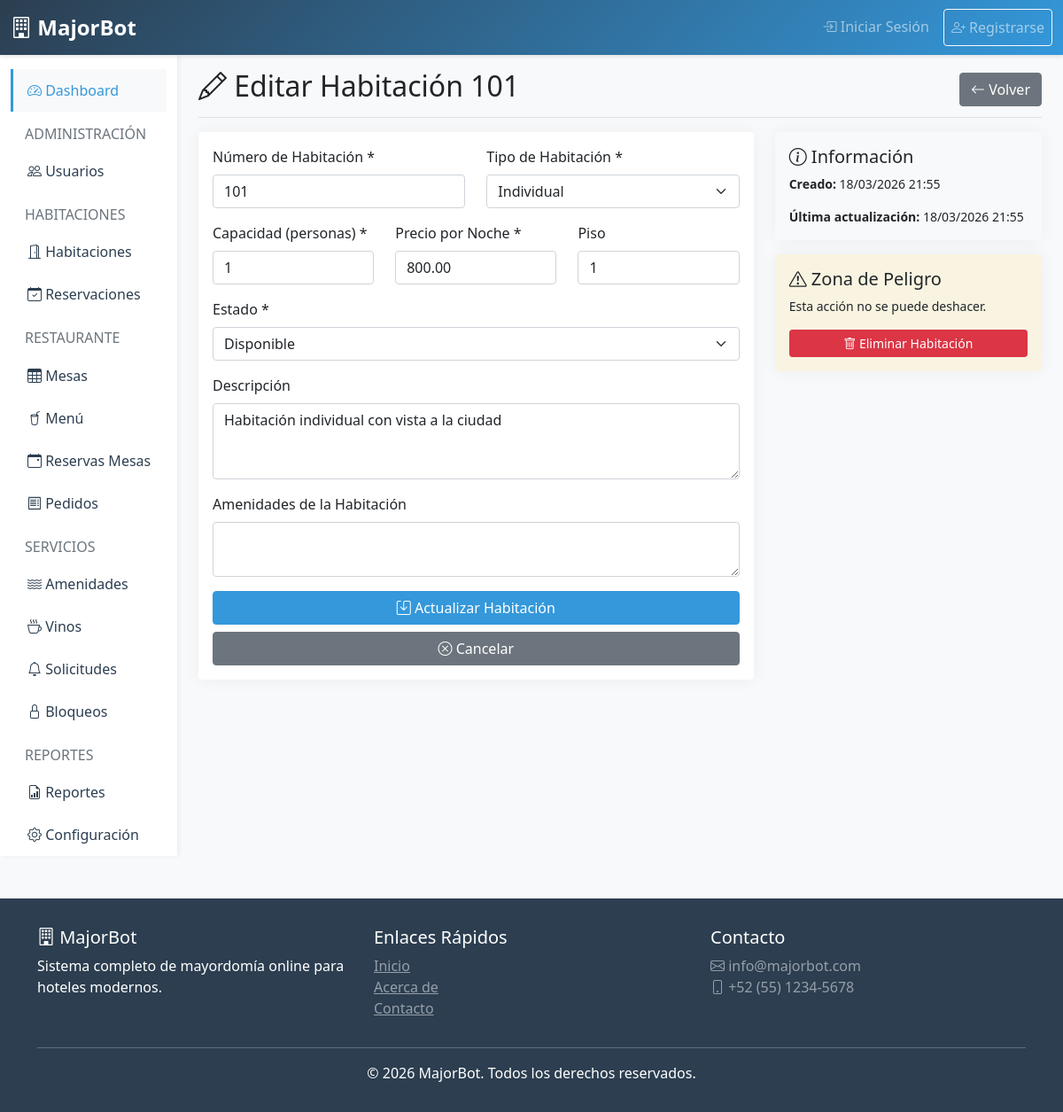
Page /rooms/edit/1 (signed in) on the committed database.
### tables this page shows
CREATE TABLE IF NOT EXISTS rooms (
    id INT AUTO_INCREMENT PRIMARY KEY,
    hotel_id INT NOT NULL,
    room_number VARCHAR(50) NOT NULL,
    room_type ENUM('single', 'double', 'suite', 'deluxe', 'presidential') NOT NULL,
    capacity INT DEFAULT 2,
    price_per_night DECIMAL(10,2) NOT NULL,
    floor INT,
    description TEXT,
    amenities TEXT,
    status ENUM('available', 'occupied', 'maintenance', 'blocked') DEFAULT 'available',
    images TEXT,
    is_active TINYINT(1) DEFAULT 1,
    created_at TIMESTAMP DEFAULT CURRENT_TIMESTAMP,
    updated_at TIMESTAMP DEFAULT CURRENT_TIMESTAMP ON UPDATE CURRENT_TIMESTAMP,
    FOREIGN KEY (hotel_id) REFERENCES hotels(id) ON DELETE CASCADE,
    UNIQUE KEY unique_room (hotel_id, room_number)
);

### app/controllers/RoomsController.php (called while the page is built, shortened)
<?php
class RoomsController extends Controller {
    private $roomModel;
    public function __construct() {
        $this->roomModel = $this->loadModel('Room');
    }
    public function edit($id) {
        $room = $this->roomModel->getById($id);
        $data = [
            'title' => 'Editar HabitaciÃ³n',
            'room' => $room,
            'role' => $_SESSION['role']
        ];
        $this->loadView('rooms/edit', $data);
    }
}

### core/Router.php (called while the page is built, shortened)
<?php
class Router {
    private $controller = DEFAULT_CONTROLLER;
    private $method = DEFAULT_METHOD;
    public function __construct() {
        $url = $this->parseUrl();
        if (isset($url[0]) && !empty($url[0])) {
            $controllerPath = __DIR__ . '/../app/controllers/' . ucfirst($url[0]) . 'Controller.php';
            if (file_exists($controllerPath)) {
                $this->controller = ucfirst($url[0]);
                unset($url[0]);
            }
        }
        $controllerFile = __DIR__ . '/../app/controllers/' . $this->controller . 'Controller.php';
        if (file_exists($controllerFile)) {
            $this->controller = new $controllerClass;
        } else {
            $this->show404();
            return;
        }
        if (isset($url[1]) && !empty($url[1])) {
            if (method_exists($this->controller, $url[1])) {
                $this->method = $url[1];
                unset($url[1]);
            }
        }
        $this->params = $url ? array_values($url) : [];
        call_user_func_array([$this->controller, $this->method], $this->params);
    }
    private function parseUrl() {
        if (isset($_GET['url'])) {
            return explode('/', filter_var(rtrim($_GET['url'], '/'), FILTER_SANITIZE_URL));
        }
        return [];
    }
}

### public/index.php (called while the page is built, shortened)
<?php
require_once __DIR__ . '/../core/Database.php';
require_once __DIR__ . '/../core/Model.php';
require_once __DIR__ . '/../core/Controller.php';
require_once __DIR__ . '/../core/Router.php';
new Router();

### core/Database.php (called while the page is built, shortened)
<?php
class Database {
    private static $instance = null;
    private $connection;
    private function __construct() {
        try {
            $dsn = "mysql:host=" . DB_HOST . ";dbname=" . DB_NAME . ";charset=" . DB_CHARSET;
            $options = [
                PDO::ATTR_ERRMODE => PDO::ERRMODE_EXCEPTION,
                PDO::ATTR_DEFAULT_FETCH_MODE => PDO::FETCH_ASSOC,
                PDO::ATTR_EMULATE_PREPARES => false,
            ];
            $this->connection = new PDO($dsn, DB_USER, DB_PASS, $options);
        } catch(PDOException $e) {
            die("Database connection failed: " . $e->getMessage());
        }
    }
    public static function getInstance() {
        if (self::$instance === null) {
            self::$instance = new self();
        }
        return self::$instance;
    }
    public function query($sql, $params = []) {
        try {
            $stmt = $this->connection->prepare($sql);
            $stmt->execute($params);
            return $stmt;
        } catch(PDOException $e) {
            error_log("Query error: " . $e->getMessage());
            return false;
        }
    }
    public function selectOne($sql, $params = []) {
        $stmt = $this->query($sql, $params);
        return $stmt ? $stmt->fetch() : null;
    }
}

### core/Model.php (called while the page is built, shortened)
<?php
class Model {
    protected $db;
    protected $table;
    public function __construct() {
        $this->db = Database::getInstance();
    }
    public function getById($id) {
        $sql = "SELECT * FROM {$this->table} WHERE id = ?";
        return $this->db->selectOne($sql, [$id]);
    }
}

### app/views/rooms/edit.php (the view, shortened to what this page needs)
<div class="d-flex justify-content-between flex-wrap flex-md-nowrap align-items-center pb-2 mb-3 border-bottom">
    <h1 class="h2"><i class="bi bi-pencil"></i> Editar Habitación <?php echo $room['room_number']; ?></h1>
    <a href="<?php echo BASE_URL; ?>/rooms" class="btn btn-secondary">
        <i class="bi bi-arrow-left"></i> Volver
    </a>
</div>
<div class="row">
    <div class="col-md-8">
        <div class="card">
            <div class="card-body">
                <form method="POST" action="<?php echo BASE_URL; ?>/rooms/edit/<?php echo $room['id']; ?>" class="needs-validation" novalidate>
                    <div class="row">
                        <div class="col-md-6 mb-3">
                            <label for="room_number" class="form-label">Número de Habitación *</label>
                            <input type="text" class="form-control" id="room_number" name="room_number"
                                   value="<?php echo $room['room_number']; ?>" required>
                        </div>
                        <div class="col-md-6 mb-3">
                            <label for="room_type" class="form-label">Tipo de Habitación *</label>
                            <select class="form-select" id="room_type" name="room_type" required>
                                <option value="single" <?php echo $room['room_type'] === 'single' ? 'selected' : ''; ?>>Individual</option>
                            </select>
                        </div>
                    </div>
                    <div class="row">
                        <div class="col-md-4 mb-3">
                            <label for="capacity" class="form-label">Capacidad (personas) *</label>
                            <input type="number" class="form-control" id="capacity" name="capacity"
                                   value="<?php echo $room['capacity']; ?>" min="1" required>
                        </div>
                        <div class="col-md-4 mb-3">
                            <label for="price_per_night" class="form-label">Precio por Noche *</label>
                            <input type="number" class="form-control" id="price_per_night" name="price_per_night"
                                   value="<?php echo $room['price_per_night']; ?>" step="0.01" min="0" required>
                        </div>
                        <div class="col-md-4 mb-3">
                            <label for="floor" class="form-label">Piso</label>
                            <input type="number" class="form-control" id="floor" name="floor"
                                   value="<?php echo $room['floor'] ?? ''; ?>" min="1">
                        </div>
                    </div>
                    <div class="mb-3">
                        <label for="status" class="form-label">Estado *</label>
                        <select class="form-select" id="status" name="status" required>
                            <option value="available" <?php echo $room['status'] === 'available' ? 'selected' : ''; ?>>Disponible</option>
                        </select>
                    </div>
                    <div class="mb-3">
                        <label for="description" class="form-label">Descripción</label>
                        <textarea class="form-control" id="description" name="description" rows="3"><?php echo $room['description'] ?? ''; ?></textarea>
                    </div>
                    <div class="mb-3">
                        <label for="amenities" class="form-label">Amenidades de la Habitación</label>
                        <textarea class="form-control" id="amenities" name="amenities" rows="2"><?php echo $room['amenities'] ?? ''; ?></textarea>
                    </div>
                    <div class="d-grid gap-2">
                        <button type="submit" class="btn btn-primary">
                            <i class="bi bi-save"></i> Actualizar Habitación
                        </button>
                        <a href="<?php echo BASE_URL; ?>/rooms" class="btn btn-secondary">
                            <i class="bi bi-x-circle"></i> Cancelar
                        </a>
                    </div>
                </form>
            </div>
        </div>
    </div>
    <div class="col-md-4">
        <div class="card bg-light">
            <div class="card-body">
                <h5 class="card-title"><i class="bi bi-info-circle"></i> Información</h5>
                <p class="card-text small">
                    <strong>Creado:</strong> <?php echo date('d/m/Y H:i', strtotime($room['created_at'])); ?>
                </p>
                <p class="card-text small">
                    <strong>Última actualización:</strong> <?php echo date('d/m/Y H:i', strtotime($room['updated_at'])); ?>
                </p>
            </div>
        </div>
        <div class="card bg-warning bg-opacity-10 mt-3">
            <div class="card-body">
                <h5 class="card-title"><i class="bi bi-exclamation-triangle"></i> Zona de Peligro</h5>
                <p class="card-text small">Esta acción no se puede deshacer.</p>
                <button type="button" class="btn btn-danger btn-sm w-100"
                        onclick="if(confirmDelete('¿Eliminar habitación <?php echo $room['room_number']; ?>?'))
                                 window.location='<?php echo BASE_URL; ?>/rooms/delete/<?php echo $room['id']; ?>'">
                    <i class="bi bi-trash"></i> Eliminar Habitación
                </button>
            </div>
        </div>
    </div>
</div>
            </div>
        </main>
    </div>
</div>

### app/views/layouts/header.php (style rules this page uses)
:root { --primary-color: #2c3e50; --secondary-color: #3498db; --success-color: #27ae60; --danger-color: #e74c3c; --warning-color: #f39c12; --info-color: #16a085; }
body { font-family: 'Segoe UI', Tahoma, Geneva, Verdana, sans-serif; background-color: #f8f9fa; }
.card { border: none; box-shadow: 0 0 20px rgba(0,0,0,.05); transition: transform 0.3s, box-shadow 0.3s; }
.btn-primary { background-color: var(--secondary-color); border-color: var(--secondary-color); }

### rows in the picture
rooms: room_number "101", room_type "Individual", capacity "1", price_per_night "800.00", floor "1", status "Disponible", description "Habitación individual con vista a la ciudad", created_at "18/03/2026 21:55", updated_at "18/03/2026 21:55"
